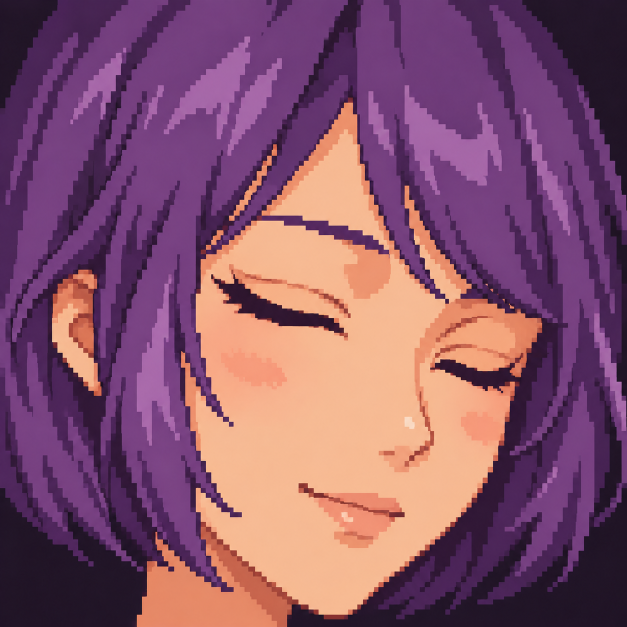
#> input picture docs/artwork/anime-pixel-adult-blink-source.png, 1254 x 1254 px, given in place of anime-portrait-open-source.png, which was not available (shown at 1/2 size)
$ python prepare_anime_artwork.py
#> lines starting #> are read from the running program, lines starting #| are printed output that depends on the picture; pictures that were not available may be replaced by others from this repository, and a replacement may not be noted
#!/usr/bin/env python3
"""Export generated anime artwork into stable native-size display frames."""

from pathlib import Path

from PIL import Image


ROOT = Path(__file__).resolve().parents[1]
SOURCES = ROOT / "docs" / "artwork"
OUTPUT = ROOT / "src" / "divoom_minitoo_codex" / "assets"
SIZE = (78, 78)
RETRO_COLORS = 16
PIXEL_GRID_SAMPLES = 8
RGB_CELL_BUCKET = 16
RGB = tuple[int, int, int]
EyeRegions = tuple[tuple[int, int, int, int], ...]
# Eye sockets of this character only; cheeks and hair remain in the base frame.
EYE_REGIONS = ((9, 33, 27, 49), (38, 27, 63, 44))
# Include the sprite's eyelid creases so a blink does not duplicate them;
# keep both cheek patches outside these native eye regions.
CHIBI_EYE_REGIONS = ((20, 38, 42, 55), (54, 35, 71, 53))
# Preserve the detailed portrait's original eye positions independently.
DETAIL_EYE_REGIONS = ((25, 31, 47, 44), (52, 38, 69, 51))
# Previously created adult portrait/blink pair selected for the normal theme.
NORMAL_ADULT_EYE_REGIONS = ((25, 31, 47, 44), (52, 38, 69, 51))
# Chibi retains its slightly broader smile in the closed-eye frame.
CHIBI_MOUTH_REGIONS = ((41, 61, 56, 69),)


# [48 lines left out: functions violet_mask, pixel_palettes, quantize_pixel_frame, not called in this run]


def load_native(filename: str, pixel_art: bool = False) -> Image.Image:
#> called with filename = 'anime-portrait-open-source.png', pixel_art = False
    with Image.open(SOURCES / filename) as source:
        # Preserve fine contours at the full portrait size. The retro style
        # comes from the artwork rather than reducing and enlarging its pixels.
#> source is the input picture: PIL image 1254x1254 RGB; mean R, G, B 133.6, 83.4, 108.2
        resampling = Image.Resampling.NEAREST if pixel_art else Image.Resampling.LANCZOS
        return source.convert("RGB").resize(SIZE, resampling)
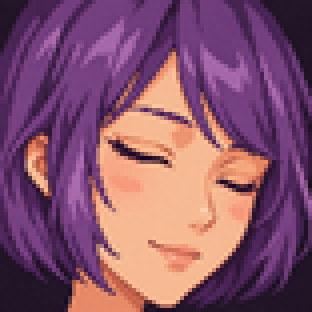
#> returned value: PIL image 78x78 RGB (shown 4 times larger); mean R, G, B 133.5, 83.4, 108.2


# [88 lines left out: functions dominant_native, pixel_grid_frames, not called in this run]


def export_portrait(
    source_prefix: str,
    output_prefix: str,
    pixel_art: bool = False,
    eye_regions: EyeRegions | None = None,
    native_grid: bool = False,
    retro_palette: bool = False,
    blink_source_prefix: str | None = None,
    mouth_regions: EyeRegions = (),
) -> None:
    regions = eye_regions or (CHIBI_EYE_REGIONS if pixel_art else EYE_REGIONS)
    if native_grid:
        if not pixel_art:
            raise ValueError("The native pixel grid requires a pixel art portrait.")
        opened, blink = pixel_grid_frames(source_prefix, regions, blink_source_prefix, mouth_regions)
    else:
        opened = load_native(f"{source_prefix}-open-source.png", pixel_art)
        blink_prefix = blink_source_prefix or source_prefix
        generated_blink = load_native(f"{blink_prefix}-blink-source.png", pixel_art)
#> call 2 of load_native, with filename = 'anime-portrait-blink-source.png', pixel_art = False
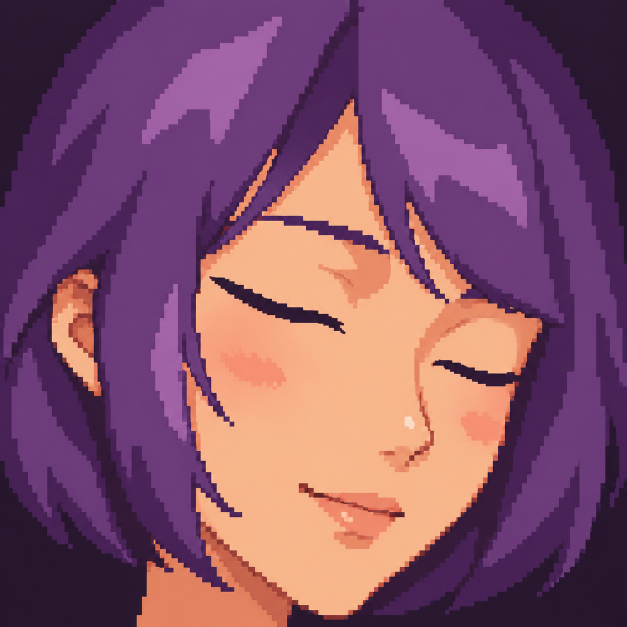
#> input picture docs/artwork/anime-pixel-adult-clean-blink-source.png, 1254 x 1254 px, given in place of anime-portrait-blink-source.png, which was not available (shown at 1/2 size)
#> in load_native, source is the input picture: PIL image 1254x1254 RGB; mean R, G, B 131.9, 81.3, 106.6
#> in load_native (call 2), `return source.convert("RGB").resize(SIZE, resampling)`:
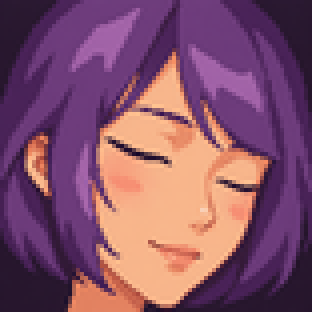
#> returned value: PIL image 78x78 RGB (shown 4 times larger); mean R, G, B 131.8, 81.3, 106.7
        blink = opened.copy()
        for box in (*regions, *mouth_regions):
            blink.paste(generated_blink.crop(box), box[:2])
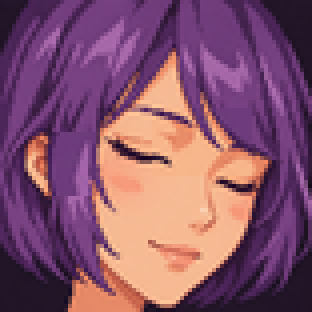
#> blink: PIL image 78x78 RGB (shown 4 times larger); mean R, G, B 133.6, 83.4, 108.3

    if pixel_art and (not native_grid or retro_palette):
        # A shared artistic palette gives chibi and the simple adult the same
        # retro color treatment. The detailed adult retains its RGB tones.
        pair = Image.new("RGB", (SIZE[0] * 2, SIZE[1]))
        pair.paste(opened, (0, 0))
        pair.paste(blink, (SIZE[0], 0))
        palettes = pixel_palettes(pair)
        opened = quantize_pixel_frame(opened, palettes)
        blink = quantize_pixel_frame(blink, palettes)

    OUTPUT.mkdir(parents=True, exist_ok=True)
    opened.save(OUTPUT / f"{output_prefix}.png", optimize=True)
    blink.save(OUTPUT / f"{output_prefix}_blink.png", optimize=True)
    print(f"Wrote two {SIZE[0]}x{SIZE[1]} {output_prefix} frames to {OUTPUT}")


def main() -> None:
    export_portrait("anime-portrait", "anime_portrait")
    export_portrait("anime-pixel-chibi-smile", "anime_pixel_chibi_portrait", pixel_art=True,
                    mouth_regions=CHIBI_MOUTH_REGIONS)
#> call 3 of load_native, with filename = 'anime-pixel-chibi-smile-open-source.png', pixel_art = True
#> in load_native (call 3), `return source.convert("RGB").resize(SIZE, resampling)`:
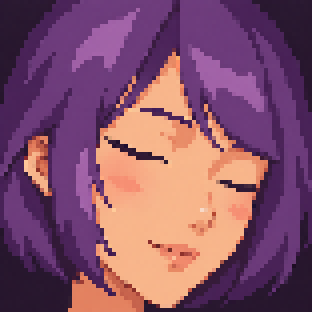
#> returned value: PIL image 78x78 RGB (shown 4 times larger); mean R, G, B 132.2, 81.5, 106.8
    export_portrait("anime-pixel-adult", "anime_pixel_detail_portrait", pixel_art=True,
                    eye_regions=DETAIL_EYE_REGIONS, native_grid=True)
    export_portrait("anime-pixel-adult-simple", "anime_pixel_portrait", pixel_art=True,
                    eye_regions=NORMAL_ADULT_EYE_REGIONS, native_grid=True)


if __name__ == "__main__":
#> (the run stopped early here; a loop or call above may not have finished)
